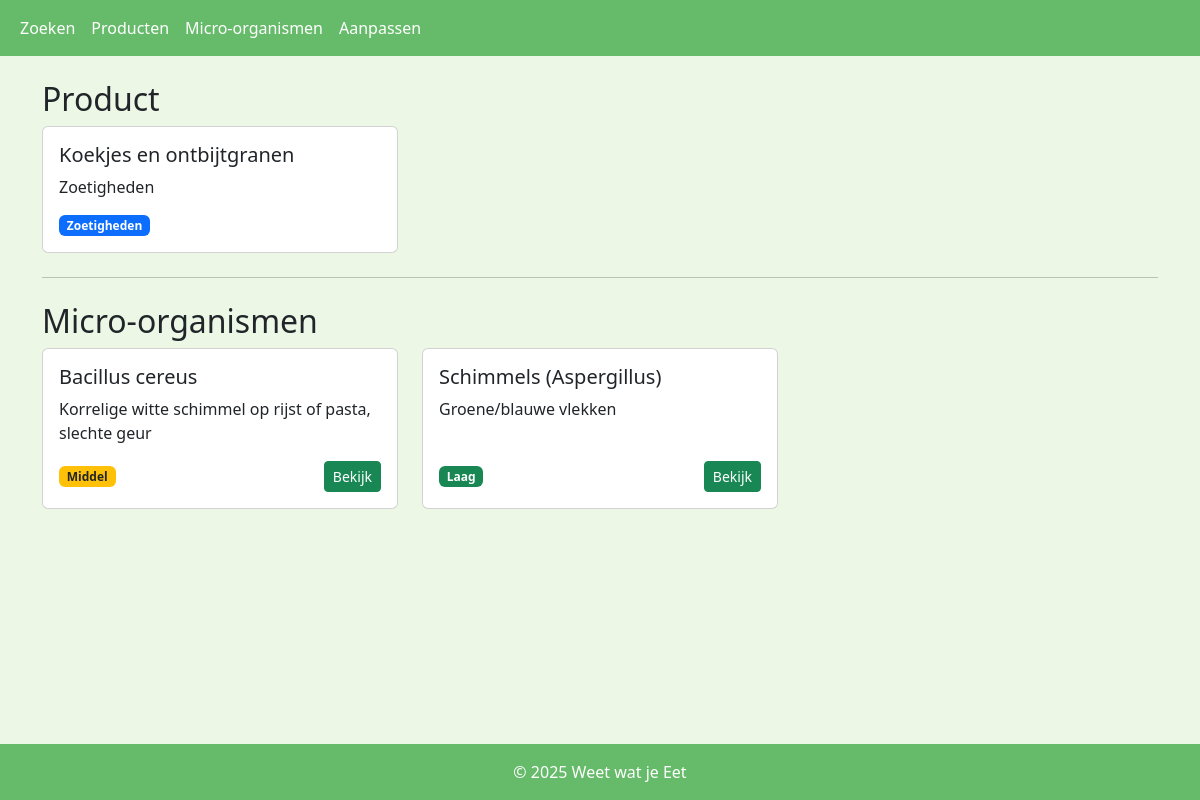
Screenshot of /eten/2 with the database file from the repository.
### tables this page shows
CREATE TABLE eten (
        id INTEGER PRIMARY KEY AUTOINCREMENT,
        naam TEXT UNIQUE NOT NULL,
        categorie TEXT NOT NULL
    );

CREATE TABLE mo (
        id INTEGER PRIMARY KEY AUTOINCREMENT,
        naam TEXT UNIQUE NOT NULL,
        herkenning TEXT,
        risiconiveau TEXT,
        actie TEXT,
        symptomen TEXT,
        beschrijving TEXT
    );

### app.py (the view)
@app.route("/eten/<int:id>")
def detail_eten(id):
  info_eten = get_one_item("SELECT * FROM eten WHERE id = ?", (id,))
  if not info_eten:
      return apology(f"Product met id {id} niet gevonden", 404)
  sql = """
  SELECT mo.*
  FROM mo
  JOIN mo_met_eten ON mo.id = mo_met_eten.mo_id
  WHERE mo_met_eten.eten_id = ?
  """
  info_mo = get_items(sql, (id,))
  return render_template("product_info.html",
                         eten = info_eten,
                         mo = info_mo)

### app.py (called while the page is built)
def get_db_connection():
  conn = sqlite3.connect('database.db')
  conn.row_factory = sqlite3.Row
  return conn

def get_items(sql, params=()):
  conn = get_db_connection()
  cursor = conn.cursor()
  cursor.execute(sql, params)
  rows = cursor.fetchall()
  cursor.close()
  conn.close()
  return [dict(row) for row in rows]

def get_one_item(sql, params=()):
  conn = get_db_connection()
  cursor = conn.cursor()
  cursor.execute(sql, params)
  row = cursor.fetchone()
  cursor.close()
  conn.close()
  return dict(row) if row else None

@app.template_filter("risk_color")
def risk_color(level):
   mapping = {
       "hoog": "bg-danger",
       "middel": "bg-warning text-dark",
       "laag": "bg-success"
   }
   return mapping.get(level.lower(), "bg-secondary")

### templates/product_info.html (shortened to what this page needs)
{% extends "base.html" %}
{% from "macros/cards.html" import smallCard, mocard %}
{% block content %}
<h2>Product</h2>
<div class="row row-cols-1 row-cols-md-3 g-4">
   {{ smallCard(eten.naam, eten.categorie, eten.categorie, "bg-primary") }}
</div>
<hr class="my-4">
<h2>Micro-organismen</h2>
<div class="row row-cols-1 row-cols-md-3 g-4">
    {% for m in mo %}
        {{ mocard(m.id, m.naam, m.herkenning, m.risiconiveau) }}
    {% endfor %}
</div>
{% endblock %}

### templates/macros/cards.html
{% macro mocard(id, naam, herkenning, risiconiveau, hideButton = false) %}
  {{ smallCard(naam, herkenning, risiconiveau, risiconiveau|risk_color, url_for('detail_mo', id=id) if not hideButton else None) }}
{% endmacro %}
{% macro smallCard(title, text, badge, badge_class, url) %}
<div class="col">
  <div class="card h-100">
    <div class="card-body d-flex flex-column">
      <h5 class="card-title">{{ title }}</h5>
      <p class="card-text">{{ text }}</p>
      <div class="mt-auto d-flex justify-content-between align-items-center">
        <span class="badge {{ badge_class }}">{{ badge }}</span>
        {% if url %}
          <a href="{{ url }}" class="btn btn-sm btn-success">Bekijk</a>
        {% endif %}
      </div>
    </div>
  </div>
</div>
{% endmacro %}

### templates/base.html (style rules this page uses)
html, body { height: 100%; }
body { display: flex; flex-direction: column; margin: 0; min-height: 100vh; background-color: #edf7e6; }

### rows the page displays
eten: naam "Koekjes en ontbijtgranen", categorie "Zoetigheden"
mo: naam "Bacillus cereus", herkenning "Korrelige witte schimmel op rijst of pasta, slechte geur", risiconiveau "Middel"
mo: naam "Schimmels (Aspergillus)", herkenning "Groene/blauwe vlekken", risiconiveau "Laag"
